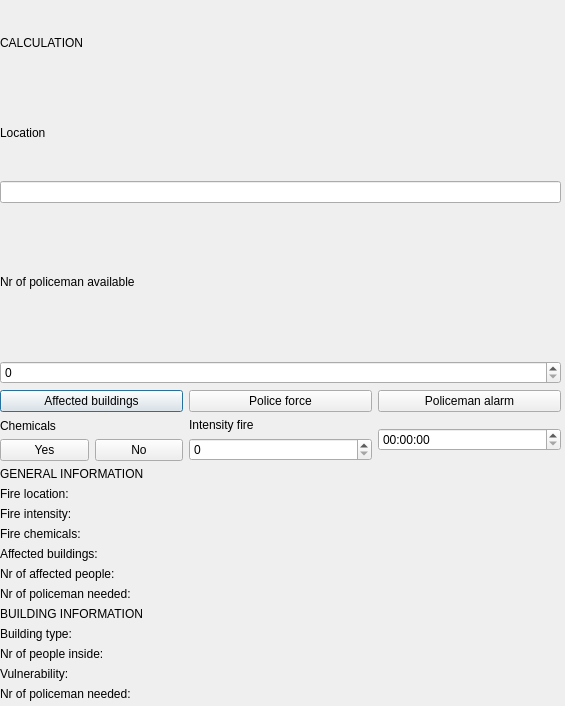
<?xml version="1.0" encoding="UTF-8"?>
<ui version="4.0">
 <class>Dialog</class>
 <widget class="QDialog" name="Dialog">
  <property name="geometry">
   <rect>
    <x>0</x>
    <y>0</y>
    <width>565</width>
    <height>706</height>
   </rect>
  </property>
  <property name="windowTitle">
   <string>Dialog</string>
  </property>
  <widget class="QWidget" name="verticalLayoutWidget">
   <property name="geometry">
    <rect>
     <x>0</x>
     <y>0</y>
     <width>561</width>
     <height>701</height>
    </rect>
   </property>
   <layout class="QVBoxLayout" name="verticalLayout">
    <item>
     <layout class="QVBoxLayout" name="verticalLayout_6">
      <item>
       <layout class="QVBoxLayout" name="verticalLayout_4">
        <item>
         <widget class="QLabel" name="calculate_header">
          <property name="text">
           <string>CALCULATION</string>
          </property>
         </widget>
        </item>
        <item>
         <widget class="QLabel" name="label_6">
          <property name="text">
           <string>Location</string>
          </property>
         </widget>
        </item>
        <item>
         <widget class="QLineEdit" name="location_input"/>
        </item>
       </layout>
      </item>
      <item>
       <layout class="QVBoxLayout" name="verticalLayout_5">
        <item>
         <widget class="QLabel" name="nr_of_policeman_available">
          <property name="text">
           <string>Nr of policeman available</string>
          </property>
         </widget>
        </item>
        <item>
         <widget class="QSpinBox" name="nr_policeman_input"/>
        </item>
        <item>
         <layout class="QHBoxLayout" name="horizontalLayout_2">
          <item>
           <widget class="QPushButton" name="affected_buildings">
            <property name="text">
             <string>Affected buildings</string>
            </property>
           </widget>
          </item>
          <item>
           <widget class="QPushButton" name="police_force">
            <property name="text">
             <string>Police force</string>
            </property>
           </widget>
          </item>
          <item>
           <widget class="QPushButton" name="policeman_alarm">
            <property name="text">
             <string>Policeman alarm</string>
            </property>
           </widget>
          </item>
         </layout>
        </item>
       </layout>
      </item>
      <item>
       <layout class="QHBoxLayout" name="horizontalLayout">
        <item>
         <layout class="QGridLayout" name="gridLayout_2">
          <item row="1" column="0">
           <widget class="QPushButton" name="chemicals_yes">
            <property name="text">
             <string>Yes</string>
            </property>
           </widget>
          </item>
          <item row="0" column="0">
           <widget class="QLabel" name="label_4">
            <property name="text">
             <string>Chemicals</string>
            </property>
           </widget>
          </item>
          <item row="1" column="1">
           <widget class="QPushButton" name="chemicals_no">
            <property name="text">
             <string>No</string>
            </property>
           </widget>
          </item>
         </layout>
        </item>
        <item>
         <layout class="QGridLayout" name="gridLayout_3">
          <item row="2" column="0">
           <widget class="QSpinBox" name="spinBox"/>
          </item>
          <item row="1" column="0">
           <widget class="QLabel" name="label_5">
            <property name="text">
             <string>Intensity fire</string>
            </property>
           </widget>
          </item>
         </layout>
        </item>
        <item>
         <widget class="QTimeEdit" name="timeEdit"/>
        </item>
       </layout>
      </item>
      <item>
       <layout class="QVBoxLayout" name="verticalLayout_2">
        <item>
         <widget class="QLabel" name="general_information_header">
          <property name="text">
           <string>GENERAL INFORMATION</string>
          </property>
         </widget>
        </item>
        <item>
         <widget class="QLabel" name="Fire_location_label">
          <property name="text">
           <string>Fire location:</string>
          </property>
         </widget>
        </item>
        <item>
         <widget class="QLabel" name="Fire_intensity_label">
          <property name="text">
           <string>Fire intensity:</string>
          </property>
         </widget>
        </item>
        <item>
         <widget class="QLabel" name="fire_chemicals_label">
          <property name="text">
           <string>Fire chemicals:</string>
          </property>
         </widget>
        </item>
        <item>
         <widget class="QLabel" name="affected_buildings_label">
          <property name="text">
           <string>Affected buildings:</string>
          </property>
         </widget>
        </item>
        <item>
         <widget class="QLabel" name="nr_affected_people_label">
          <property name="text">
           <string>Nr of affected people:</string>
          </property>
         </widget>
        </item>
        <item>
         <widget class="QLabel" name="nr_of_policeman_label">
          <property name="text">
           <string>Nr of policeman needed:</string>
          </property>
         </widget>
        </item>
        <item>
         <layout class="QVBoxLayout" name="verticalLayout_3">
          <item>
           <widget class="QLabel" name="Building_information_header">
            <property name="text">
             <string>BUILDING INFORMATION</string>
            </property>
           </widget>
          </item>
          <item>
           <widget class="QLabel" name="building_type_label">
            <property name="text">
             <string>Building type:</string>
            </property>
           </widget>
          </item>
          <item>
           <widget class="QLabel" name="nr_people_inside_label_buildinginfo">
            <property name="text">
             <string>Nr of people inside:</string>
            </property>
           </widget>
          </item>
          <item>
           <widget class="QLabel" name="vulnerability_label">
            <property name="text">
             <string>Vulnerability:</string>
            </property>
           </widget>
          </item>
          <item>
           <widget class="QLabel" name="vulnerability_label_buildinginfo">
            <property name="text">
             <string>Nr of policeman needed:</string>
            </property>
           </widget>
          </item>
         </layout>
        </item>
       </layout>
      </item>
     </layout>
    </item>
   </layout>
  </widget>
 </widget>
 <resources/>
 <connections/>
</ui>
